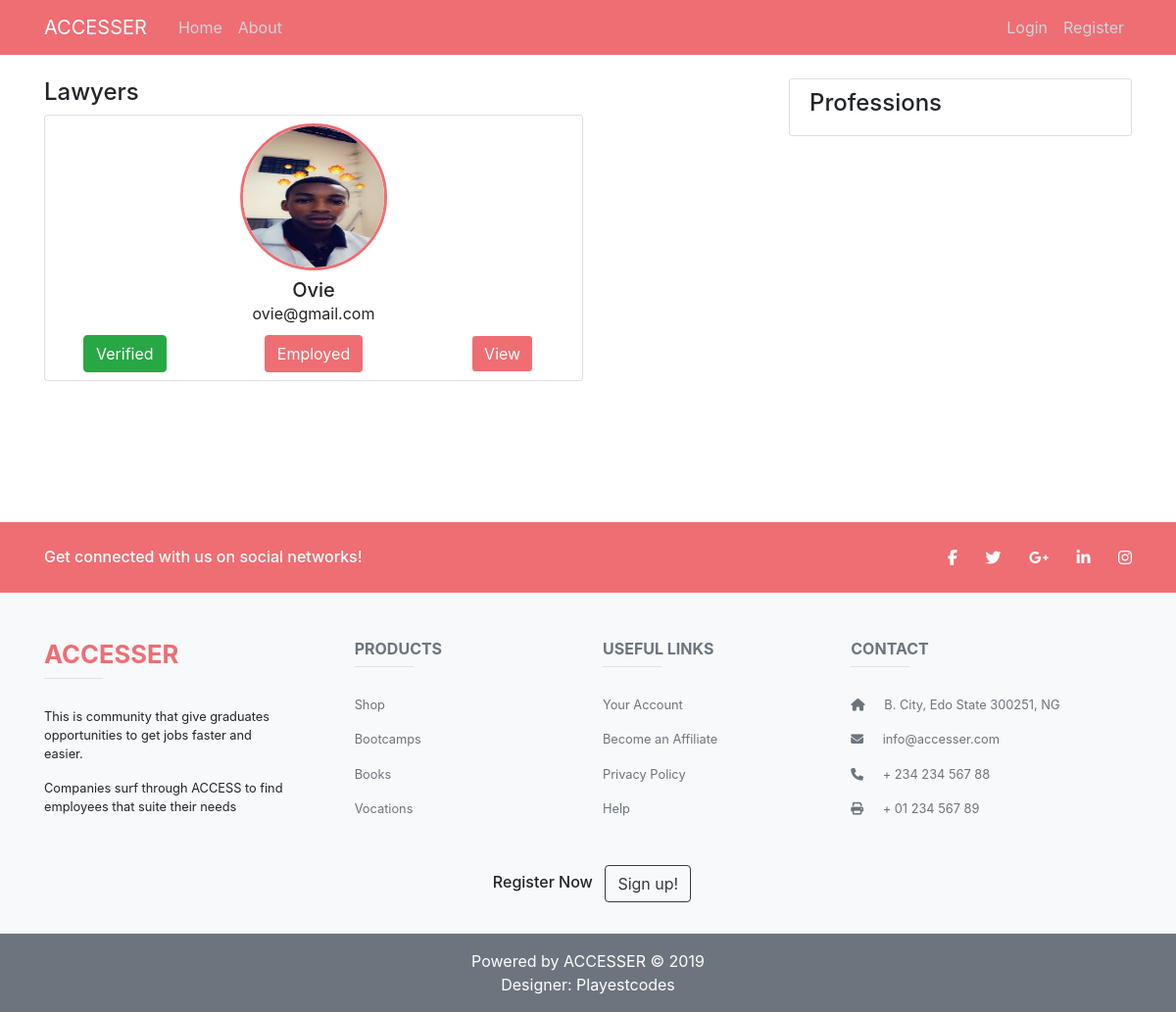
Page /user/users/Lawyer/ on the earlier database version.
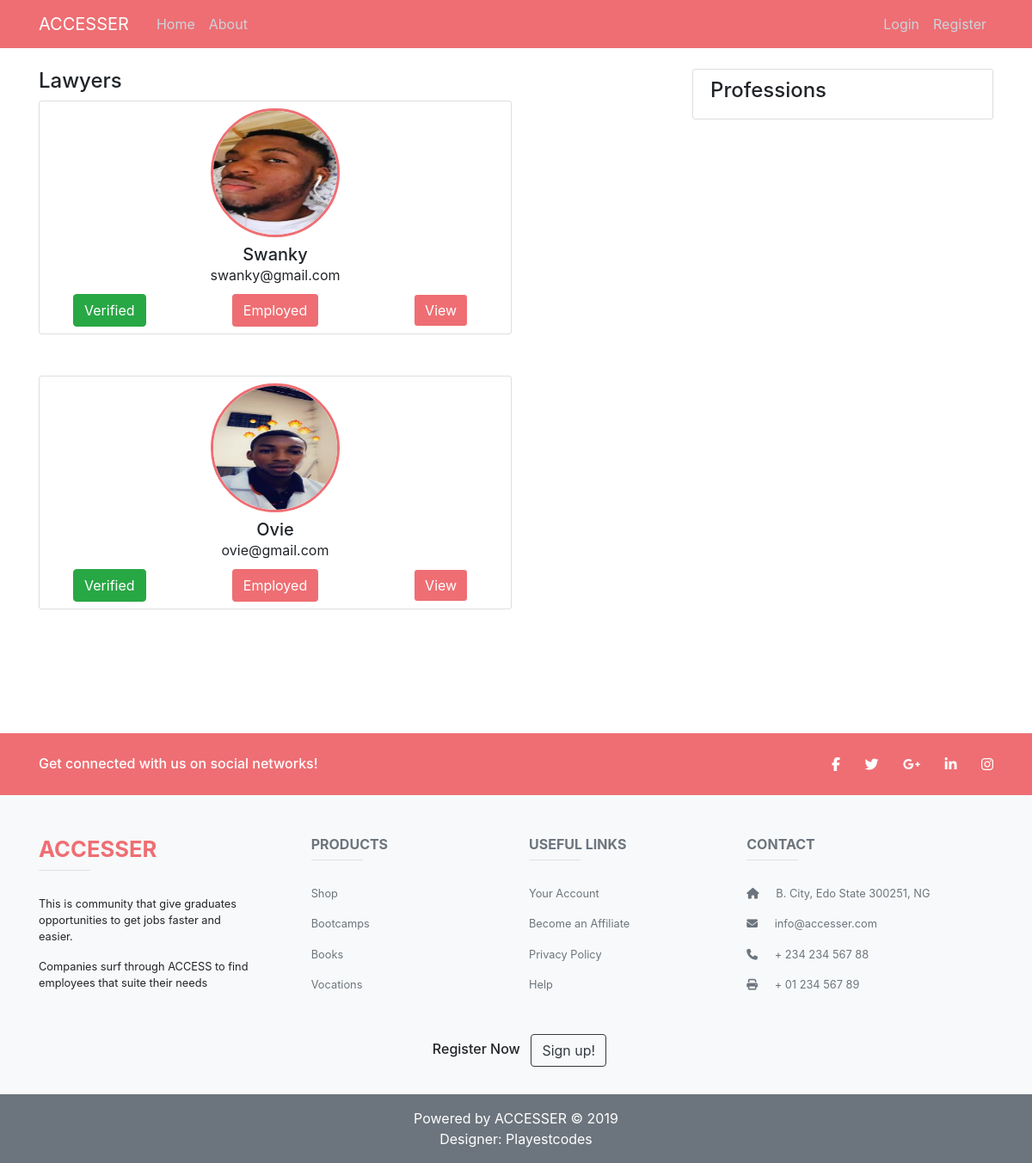
Same page on the later database version.
### users/models.py (models this page shows, shortened)
class Profession(models.Model):
    name = models.CharField(max_length=30)
    class Meta:
        verbose_name = "Profession"
        verbose_name_plural = "Professions"
    def __str__(self):
        return self.name

class Profile(models.Model):
    user = models.OneToOneField(User, on_delete=models.CASCADE, related_name = "profile", null=True, blank=True)
    first_name = models.CharField(max_length=50)
    last_name = models.CharField(max_length=50)
    age = models.PositiveIntegerField()
    university = models.CharField(max_length=100)
    course = models.CharField(max_length=100)
    city = models.CharField(max_length=50)
    state = models.CharField(max_length=50)
    country = models.CharField(max_length=50)
    phone_number = models.PositiveIntegerField()
    image = models.ImageField(default='default.jpg', upload_to='profile_pics')
    profession = models.ForeignKey(Profession, on_delete=models.CASCADE, related_name="profiles", null=True, blank=True)

### users/views.py (the view)
# urls.py: path('users/<str:profession>/', user_views.users_by_profession, name="user-profession"),
def users_by_profession(request, profession):
    profession = get_object_or_404(Profession, name=profession)
    context = {"profession":profession}
    return render(request, 'users/user_profession.html',context)

### users/templates/users/user_profession.html
{% extends "blog/base.html" %}
{% load crispy_forms_tags %}
{% block content %}
<div>
    <h4>{{profession}}s</h4>
    {% for profile in profession.profiles.all %}
    <div class="card text-center mb-5" style="width: 550px">
        <img src="{{ profile.image.url }}" class="rounded-circle mt-2" style="width: 150px; height: 150px; margin: auto; padding: 0 0 0 0; border: 3px #ee6e73 solid">
        <div class="card-body" style="padding: 0 0 10px 0">
            <h5 class="card-title mb-0  mt-2" style="font-weight: 500">{{profile.user.username}}</h5>
            <p class="card-text" style="font-weight: 400">{{ profile.user.email }}</p>
        </div>
        <div class="row">
            <div class="col-md-4 mb-2">
            <button type="button" class="btn btn-success">Verified</button>
            </div>
            <div class="col-md-4 mb-2">
            <button type="button" style="background-color: #ee6e73" class="btn text-white">Employed</button>
            </div>
            <div class="col-md-4 mb-2">
            <button type="button" class="btn btn-info">
                <a class="text-white" href="{% url 'user-details' profile.user.id %}">View</a>
                </button>
            </div>
        </div>
    </div>
    {% endfor %}
</div>
{% endblock content %}

### blog/templates/blog/base.html (shortened to what this page needs)
{% load static %}
<!DOCTYPE html>
<html lang="en">
<head>
    <link rel="stylesheet" href="https://stackpath.bootstrapcdn.com/bootstrap/4.3.1/css/bootstrap.min.css"
>
    <link rel="stylesheet" type="text/css" href="{% static 'blog/main.css' %}">
</head>
<body style="display: flex; min-height: 100vh; flex-direction: column">
    <header class="site-header">
        <nav style="background-color: #ee6e73" class="navbar navbar-expand-md navbar-dark bg-steel fixed-top">
            <div class="container">
                <a class="navbar-brand mr-4" href="{% url 'blog-home' %}">ACCESSER</a>
                <div class="collapse navbar-collapse" id="navbarToggle">
                    <div class="navbar-nav mr-auto">
                        <a class="nav-item nav-link" href="{% url 'blog-home' %}">Home</a>
                        <a class="nav-item nav-link" href="{% url 'blog-about' %}">About</a>
                    </div>
                    <div class="navbar-nav">
                        {% if user.is_authenticated %}
                        <a class="nav-item nav-link" href="{% url 'user-details' request.user.id %}">Profile</a>
                        <a class="nav-item nav-link" href="{% url 'post-create' %}">New Post</a>
                        <a class="nav-item nav-link" href="{% url 'logout' %}">Logout</a>
                        {% else %}
                        <a class="nav-item nav-link" href="{% url 'login' %}">Login</a>
                        <a class="nav-item nav-link" href="{% url 'register' %}">Register</a>
                        {% endif %}
                    </div>
                </div>
            </div>
        </nav>
    </header>
    <main role="main" class="container mb-5" style="flex: 1 0 auto">
        <div class="row">
            <div class="col-md-8">
                {% block content %}{% endblock %}
            </div>
            <div class="col-md-4">
                <div class="content-section">
                    <h4>Professions</h4>
                </div>
            </div>
        </div>
    </main>
    <footer class="page-footer blue-grey bg-light mt-5  lighten-5">
        <div style="background-color: #ee6e73;">
            <div class="container">
                <div class="row py-4 d-flex align-items-center text-white">
                    <div class="col-md-6 col-lg-5 text-center text-md-left mb-4 mb-md-0">
                        <h6 class="mb-0">Get connected with us on social networks!</h6>
                    </div>
                    <div class="col-md-6 col-lg-7 text-center text-md-right">
                        <a class="fb-ic" href="#">
                            <i class="fab fa-facebook-f text-white mr-4"> </i>
                        </a>
                        <a class="tw-ic" href="#">
                            <i class="fab fa-twitter text-white mr-4"> </i>
                        </a>
                        <a class="gplus-ic" href="#">
                            <i class="fab fa-google-plus-g text-white mr-4"> </i>
                        </a>
                        <a class="li-ic" href="#">
                            <i class="fab fa-linkedin-in text-white mr-4"> </i>
                        </a>
                        <a class="ins-ic" href="#">
                            <i class="fab fa-instagram text-white"> </i>
                        </a>
                    </div>
                </div>
            </div>
        </div>
        <div class="container text-center text-md-left mt-5 small">
            <div class="row mt-3 dark-grey-text">
                <div class="col-md-3 col-lg-4 col-xl-3 mb-4">
                    <h6 class="text-uppercase font-weight-bolder lead" style="color: #ee6e73; font-size: 2em">ACCESSER</h6>
                    <hr class="teal accent-3 mb-4 mt-0 d-inline-block mx-auto" style="width: 60px;">
                    <p>This is community that give graduates opportunities to get jobs faster and easier.</p>
                    <p>Companies surf through ACCESS to find employees that suite their needs</p>
                </div>
                <div class="col-md-2 col-lg-2 col-xl-2 mx-auto mb-4 text-secondary">
                    <h6 class="text-uppercase font-weight-bold">Products</h6>
                    <hr class="teal accent-3 mb-4 mt-0 d-inline-block mx-auto" style="width: 60px;">
                    <p>
                        <a class="text-secondary" href="#!">Shop</a>
                    </p>
                    <p>
                        <a class="text-secondary" href="#!">Bootcamps</a>
                    </p>
                    <p>
                        <a class="text-secondary" href="#!">Books</a>
                    </p>
                    <p>
                        <a class="text-secondary" href="#!">Vocations</a>
                    </p>
                </div>
                <div class="col-md-3 col-lg-2 col-xl-2 mx-auto mb-4 text-secondary">
                    <h6 class="text-uppercase font-weight-bold">Useful links</h6>
                    <hr class="teal accent-3 mb-4 mt-0 d-inline-block mx-auto" style="width: 60px;">
                    <p>
                        <a class="text-secondary" href="{% url 'profile' %}">Your Account</a>
                    </p>
                    <p>
                        <a class="text-secondary" href="#!">Become an Affiliate</a>
                    </p>
                    <p>
                        <a class="text-secondary" href="{% url 'blog-privacy' %}">Privacy Policy</a>
                    </p>
                    <p>
                        <a class="text-secondary" href="#!">Help</a>
                    </p>
                </div>
                <div class="col-md-4 col-lg-3 col-xl-3 mx-auto mb-md-0 mb-4 text-secondary">
                    <h6 class="text-uppercase font-weight-bold">Contact</h6>
                    <hr class="teal accent-3 mb-4 mt-0 d-inline-block mx-auto" style="width: 60px;">
                    <p>
                        <i class="fas fa-home mr-3"></i> B. City, Edo State 300251, NG</p>
                    <p>
                        <i class="fas fa-envelope mr-3"></i> info@accesser.com</p>
                    <p>
                        <i class="fas fa-phone mr-3"></i> + 234 234 567 88</p>
                    <p>
                        <i class="fas fa-print mr-3"></i> + 01 234 567 89</p>
                </div>
            </div>
        </div>
        <ul class="list-unstyled list-inline text-center py-2 mb-4">
            <li class="list-inline-item">
                    {% if user.is_authenticated %}
            </li>
            <li class="list-inline-item">
                <a href="{% url 'logout' %}" class="btn btn-outline-dark">Logout</a>
                {% else %}
                <li class="list-inline-item">
                        <h6>Register Now</h6>
                </li>
                <a href="{% url 'register' %}" class="btn btn-outline-dark">Sign up!</a>
                {% endif %}
            </li>
        </ul>
        <div class="footer-copyright text-center bg-secondary text-white py-3 lighten-4"> Powered by ACCESSER © 2019
            <br> Designer: <a class="text-white" href="#!">Playestcodes</a></div>
    </footer>
</body>
</html>

### blog/static/blog/main.css (style rules this page uses)
body { box-sizing: border-box; margin-top: 5rem; }
ul { margin: 0; }
.site-header .navbar-nav .nav-link { color: #cbd5db; }
.content-section { background: #ffffff; padding: 10px 20px; border: 1px solid #dddddd; border-radius: 3px; margin-bottom: 20px; }
.btn-info { background-color: #ee6e73; color: white; border-color: white; }

Differences in the rows shown:
now on this page (row edited): Profile: image (picture), user.username "Swanky", user.email "swanky@gmail.com"
